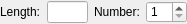
<?xml version="1.0" encoding="UTF-8"?>
<ui version="4.0">
 <class>Ui_LineBisectorOptions</class>
 <widget class="QWidget" name="Ui_LineBisectorOptions">
  <property name="geometry">
   <rect>
    <x>0</x>
    <y>0</y>
    <width>187</width>
    <height>24</height>
   </rect>
  </property>
  <property name="sizePolicy">
   <sizepolicy hsizetype="Fixed" vsizetype="Fixed">
    <horstretch>0</horstretch>
    <verstretch>0</verstretch>
   </sizepolicy>
  </property>
  <property name="minimumSize">
   <size>
    <width>0</width>
    <height>22</height>
   </size>
  </property>
  <property name="maximumSize">
   <size>
    <width>187</width>
    <height>24</height>
   </size>
  </property>
  <property name="windowTitle">
   <string>Line Bisector Options</string>
  </property>
  <layout class="QHBoxLayout">
   <property name="leftMargin">
    <number>0</number>
   </property>
   <property name="topMargin">
    <number>1</number>
   </property>
   <property name="rightMargin">
    <number>0</number>
   </property>
   <property name="bottomMargin">
    <number>1</number>
   </property>
   <item>
    <widget class="QLabel" name="lLength">
     <property name="sizePolicy">
      <sizepolicy hsizetype="Preferred" vsizetype="Fixed">
       <horstretch>0</horstretch>
       <verstretch>0</verstretch>
      </sizepolicy>
     </property>
     <property name="text">
      <string>Length:</string>
     </property>
     <property name="wordWrap">
      <bool>false</bool>
     </property>
    </widget>
   </item>
   <item>
    <widget class="QLineEdit" name="leLength">
     <property name="sizePolicy">
      <sizepolicy hsizetype="Preferred" vsizetype="Fixed">
       <horstretch>0</horstretch>
       <verstretch>0</verstretch>
      </sizepolicy>
     </property>
     <property name="toolTip">
      <string>Length of bisector</string>
     </property>
    </widget>
   </item>
   <item>
    <widget class="QLabel" name="lNumber">
     <property name="text">
      <string>Number:</string>
     </property>
     <property name="wordWrap">
      <bool>false</bool>
     </property>
    </widget>
   </item>
   <item>
    <widget class="QSpinBox" name="sbNumber">
     <property name="toolTip">
      <string>Number of bisectors to create</string>
     </property>
     <property name="minimum">
      <number>1</number>
     </property>
    </widget>
   </item>
   <item>
    <spacer name="horizontalSpacer">
     <property name="orientation">
      <enum>Qt::Horizontal</enum>
     </property>
     <property name="sizeHint" stdset="0">
      <size>
       <width>0</width>
       <height>20</height>
      </size>
     </property>
    </spacer>
   </item>
  </layout>
 </widget>
 <layoutdefault spacing="6" margin="11"/>
 <resources/>
 <connections/>
 <slots>
  <slot>updateLength(QString)</slot>
  <slot>updateNumber(int)</slot>
 </slots>
</ui>
